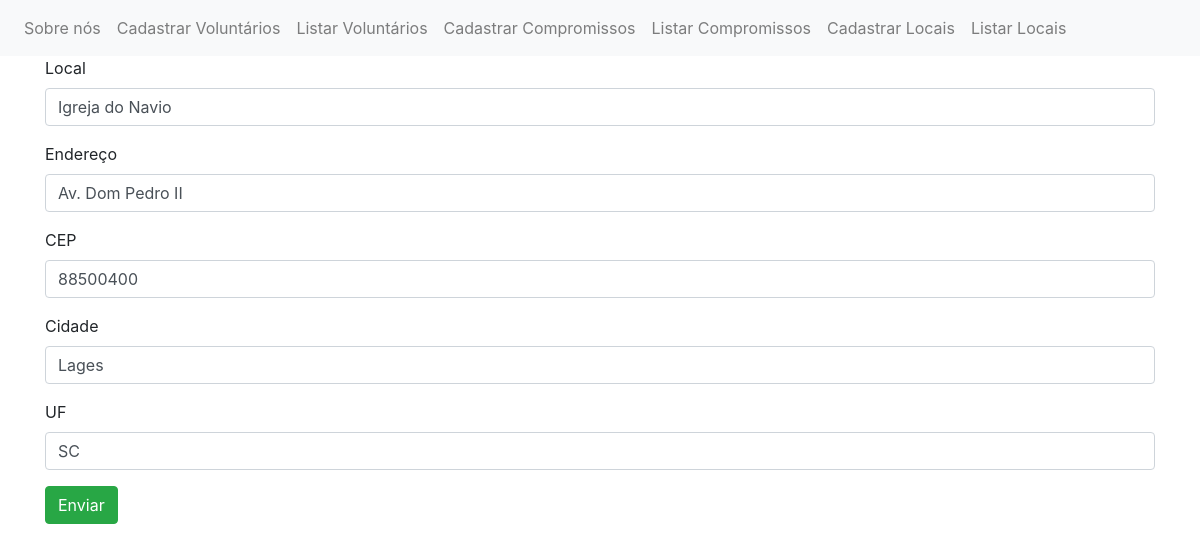
Page /editarlocal.php?id=1 on the committed database.
### tables this page shows
CREATE TABLE `locais` (
  `id` int(15) NOT NULL AUTO_INCREMENT,
  `local_nome` varchar(255) NOT NULL,
  `endereco` varchar(255) NOT NULL,
  `cep` varchar(255) NOT NULL,
  `cidade` varchar(255) NOT NULL,
  `uf` varchar(255) NOT NULL,
  PRIMARY KEY(id)
);

### editarlocal.php (the view, shortened to what this page needs)
<!DOCTYPE html>
<html lang="pt-BR">
  <head>
    <link rel="stylesheet" href="https://cdn.jsdelivr.net/npm/bootstrap@4.5.3/dist/css/bootstrap.min.css">
  </head>
  <body>
    <nav class="navbar navbar-expand-lg navbar-light bg-light">
      <div class="collapse navbar-collapse" id="navbarNav">
        <ul class="navbar-nav">
          <li class="nav-item">
            <a class="nav-link" href="index.php">Sobre nós</a>
          </li>
          <li class="nav-item">
            <a class="nav-link" href="voluntarios.php">Cadastrar Voluntários</a>
          </li>
          <li class="nav-item">
            <a class="nav-link" href="listarvoluntarios.php">Listar Voluntários</a>
          </li>
          <li class="nav-item">
            <a class="nav-link" href="compromissos.php">Cadastrar Compromissos</a>
          </li>
          <li class="nav-item">
            <a class="nav-link" href="listarcompromissos.php">Listar Compromissos</a>
          </li>
          <li class="nav-item">
            <a class="nav-link" href="locais.php">Cadastrar Locais</a>
          </li>
          <li class="nav-item">
            <a class="nav-link" href="listarlocais.php">Listar Locais</a>
          </li>
        </ul>
      </div>
    </nav>
    <div class="container">
        <div class="row">
            <div class="col-lg-12">
                <?php
                  include("config.php");
                  $sql = "SELECT * FROM locais WHERE id=".$_REQUEST["id"];
                  $res = $conn->query($sql) or die($conn->error);
                  $row = $res->fetch_object();
                ?>
                <form action="salvarlocais.php" method="POST">
                    <div class="form-group">
                        <label>Local</label>
                        <input type="text" name="local_nome" class="form-control" value="<?php print $row->local_nome; ?>">
                    </div>
                    <div class="form-group">
                        <label>Endereço</label>
                        <input type="text" name="endereco" class="form-control" value="<?php print $row->endereco; ?>">
                    </div>
                    <div class="form-group">
                        <label>CEP</label>
                        <input type="text" name="cep" class="form-control" value="<?php print $row->cep; ?>">
                    </div>
                    <div class="form-group">
                        <label>Cidade</label>
                        <input type="text" name="cidade" class="form-control" value="<?php print $row->cidade; ?>">
                    </div>
                    <div class="form-group">
                        <label>UF</label>
                        <input type="text" name="uf" class="form-control" value="<?php print $row->uf; ?>">
                    </div>
                    <div class="form-group">
                        <button class="btn btn-success" type="submit">Enviar</button>
                    </div>
                </form>
            </div>
        </div>
    </div>
  </body>
</html>

### rows in the picture
locais: local_nome "Igreja do Navio", endereco "Av. Dom Pedro II", cep "88500400", cidade "Lages", uf "SC"
